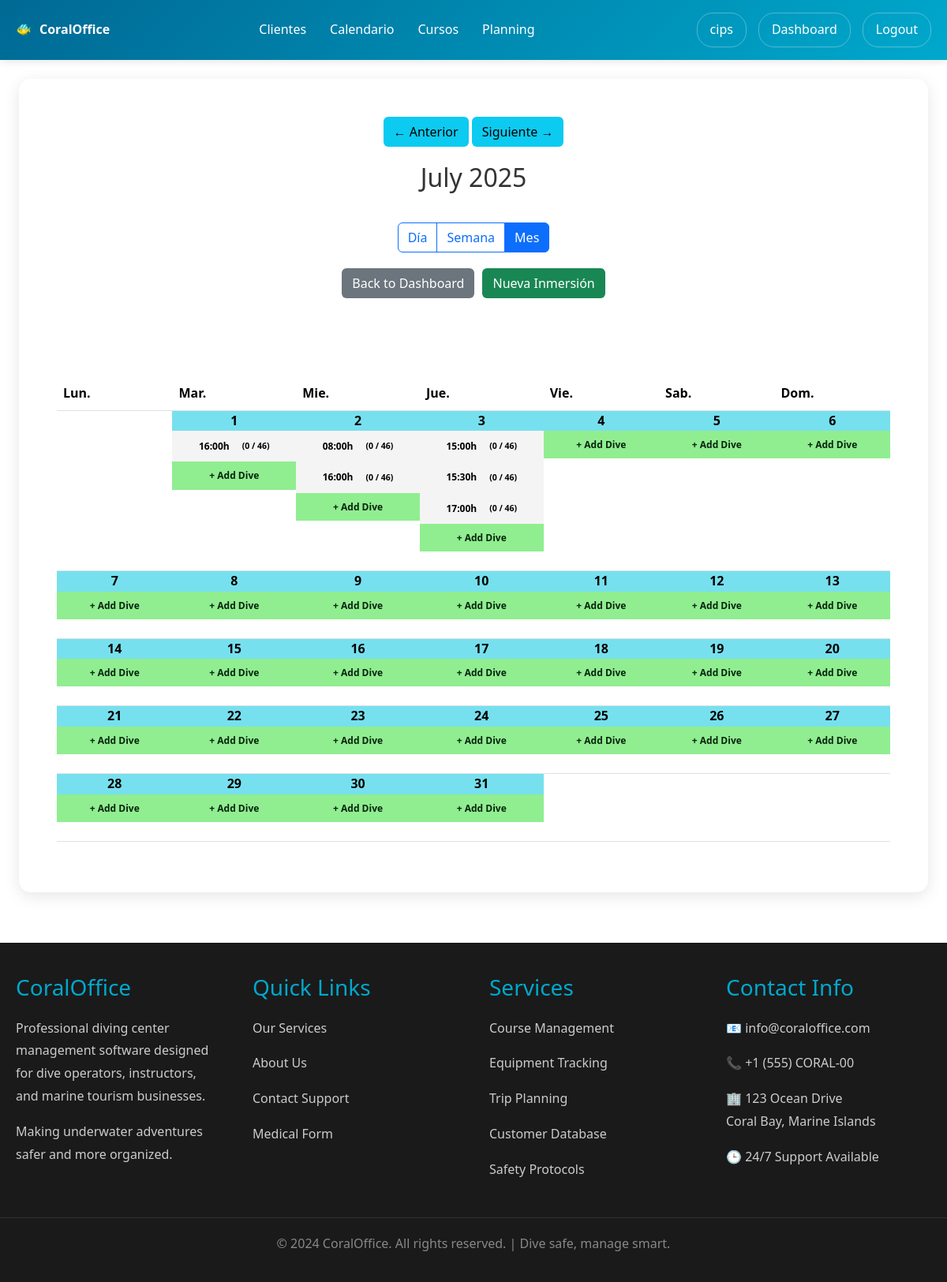
Page /users/calendar-view/ (signed in) on the committed database.
### users/models.py (models this page shows, shortened)
class DiveSchedule(models.Model):
    diving_center = models.ForeignKey(User, on_delete=models.CASCADE, related_name='dive_schedules')
    date = models.DateField()
    time = models.TimeField()
    dive_site = models.ForeignKey(DivingSite, on_delete=models.CASCADE, related_name='scheduled_dives')
    max_participants = models.IntegerField(default=46)
    description = models.TextField(blank=True)
    special_notes = models.TextField(blank=True, help_text="Special requirements or important notes for this dive")
    created_at = models.DateTimeField(auto_now_add=True)
    def get_participant_count(self):
        return self.customer_activities.count()

### users/views.py (the view, shortened to what this page needs)
# urls.py: path('calendar-view/', views.calendar_view, name='calendar_view'),
@login_required
def calendar_view(request):
    if not request.user.userprofile.is_diving_center:
        messages.error(request, 'Access denied.')
        return redirect('users:profile')
    today = datetime.now()
    year = int(request.GET.get('year', today.year))
    month = int(request.GET.get('month', today.month))
    view_type = request.GET.get('view', 'month')  # month, week, day
    if view_type == 'day':
        selected_date = datetime(year, month, int(request.GET.get('day', today.day)))
        dives = DiveSchedule.objects.filter(
            diving_center=request.user,
            date=selected_date.date()
        ).order_by('-time')
        for dive in dives:
            dive.participant_count = dive.get_participant_count()
        context = {
            'view_type': view_type,
            'selected_date': selected_date,
            'dives': dives,
            'year': year,
            'month': month,
            'month_name': calendar.month_name[month],
        }
    else:  # month view (default)
        cal = calendar.monthcalendar(year, month)
        month_name = calendar.month_name[month]
        dives = DiveSchedule.objects.filter(diving_center=request.user,
                                            date__year=year,
                                            date__month=month).order_by('time')
        dives_by_day = {}
        for dive in dives:
            day = dive.date.day
            if day not in dives_by_day:
                dives_by_day[day] = []
            dive.participant_count = dive.get_participant_count()
            dives_by_day[day].append(dive)
        context = {
            'view_type': view_type,
            'calendar': cal,
            'month_name': month_name,
            'year': year,
            'month': month,
            'dives_by_day': dives_by_day,
            'today': today.day if year == today.year and month == today.month else None,
        }
    if month == 1:
        prev_month, prev_year = 12, year - 1
    else:
        prev_month, prev_year = month - 1, year
    if month == 12:
        next_month, next_year = 1, year + 1
    else:
        next_month, next_year = month + 1, year
    if month == 1:
        prev_month, prev_year = 12, year - 1
    else:
        prev_month, prev_year = month - 1, year
    if month == 12:
        next_month, next_year = 1, year + 1
    else:
        next_month, next_year = month + 1, year
    context.update({
        'prev_month': prev_month,
        'prev_year': prev_year,
        'next_month': next_month,
        'next_year': next_year,
    })
    return render(request, 'users/calendar_view.html', context)

### users/models.py (called while the page is built)
    def __str__(self):
        return self.name

### users/templatetags/calendar_extras.py (called while the page is built)
@register.filter
def lookup(dictionary, key):
    return dictionary.get(key, [])

### users/templates/users/calendar_view.html (shortened to what this page needs)
{% extends 'users/base.html' %}
{% load calendar_extras %}
{% block users_content %}
<div class="p-0">
    <div style="display: flex; flex-direction: column; justify-content: space-between; align-items: center; margin-bottom: 30px;">
        <div style="margin-bottom: 20px;">
            <a href="?year={{ prev_year }}&month={{ prev_month }}&view={{ view_type }}" class="btn text-bg-info" tyle="margin-right: 10px;">← Anterior</a>
            <a href="?year={{ next_year }}&month={{ next_month }}&view={{ view_type }}" class="btn text-bg-info" >Siguiente →</a>
        </div>
        <h2>
            {% if view_type == 'day' %}
                {{ selected_date|date:"F d, Y" }}
            {% elif view_type == 'week' %}
                {{ week_start|date:"M d" }} - {{ week_end|date:"M d, Y" }}
            {% else %}
                {{ month_name }} {{ year }}
            {% endif %}
        </h2>
    </div>
    <div style="margin-bottom: 20px; text-align: center;">
        <div class="btn-group" role="group">
            <a href="?year={{ year }}&month={{ month }}&view=day"
               class="btn {% if view_type == 'day' %}btn-primary{% else %}btn-outline-primary{% endif %}">Día</a>
            <a href="?year={{ year }}&month={{ month }}&view=week"
               class="btn {% if view_type == 'week' %}btn-primary{% else %}btn-outline-primary{% endif %}">Semana</a>
            <a href="?year={{ year }}&month={{ month }}&view=month"
               class="btn {% if view_type == 'month' or not view_type %}btn-primary{% else %}btn-outline-primary{% endif %}">Mes</a>
        </div>
    </div>
    <div style="margin-bottom: 100px; display: flex; justify-content:center;">
        <a href="{% url 'users:diving_center_dashboard' %}" class="btn text-bg-secondary" style="margin-right: 10px;">Back to Dashboard</a>
        <a href="{% url 'users:quick_schedule_dive' %}" class="btn text-bg-success" >Nueva Inmersión</a>
    </div>
    {% if view_type == 'day' %}
    <div class="day-view">
        <div class="day-header" style="background: #f8f9fa; padding: 15px; border-radius: 5px; margin-bottom: 20px;">
            <h4>{{ selected_date|date:"l, F d, Y" }}</h4>
            <a href="{% url 'users:quick_schedule_dive' %}?date={{ selected_date|date:'Y-m-d' }}" class="btn btn-primary btn-sm">+ Schedule Dive</a>
        </div>
        {% if dives %}
            {% for dive in dives %}
            <div class="dive-card" style="margin-bottom: 15px; padding: 15px; border: 1px solid #ddd; border-radius: 5px;">
                <div style="display: flex; justify-content: space-between; align-items: center;">
                    <div>
                        <h5><a href="{% url 'users:dive_detail' dive.id %}">{{ dive.dive_site }}</a></h5>
                        <p><strong>Time:</strong> {{ dive.time|time:"g:i A" }}</p>
                        <div>
                            <p><strong>Participants:</strong> {{ dive.participant_count }}/{{ dive.max_participants }}</p>
                        </div>
                    </div>
                    <div>
                        <a href="{% url 'users:dive_detail' dive.id %}" class="btn btn-primary btn-sm">View Details</a>
                    </div>
                </div>
            </div>
            {% endfor %}
        {% else %}
            <div style="text-align: center; padding: 40px; color: #6c757d;">
                <p>No dives scheduled for this day.</p>
                <a href="{% url 'users:quick_schedule_dive' %}?date={{ selected_date|date:'Y-m-d' }}" class="btn btn-primary">Schedule First Dive</a>
            </div>
        {% endif %}
    </div>
    {% else %}
    <table class="table">
        <thead class="thead-dark">
            <tr>
                <th scope="col">Lun.</th>
                <th scope="col">Mar.</th>
                <th scope="col">Mie.</th>
                <th scope="col">Jue.</th>
                <th scope="col">Vie.</th>
                <th scope="col">Sab.</th>
                <th scope="col">Dom.</th>
            </tr>
        </thead>
        <tbody>
            {% for week in calendar %}
            <tr>
                {% for day in week %}
                <td scope="row" class="p-0" {% if day == today %}class="calendar-today"{% endif %} >
                    {% if day != 0 %}
                        <div class="calendar-day">
                            <a href="?year={{ year }}&month={{ month }}&day={{ day }}&view=day">{{ day }}</a>
                        </div>
                        {% if day in dives_by_day %}
                            {% for dive in dives_by_day|lookup:day %}
                            <a href="{% url 'users:dive_detail' dive.id %}" style="text-decoration: none;" >
                                <div class="dive-item text-center d-flex flex-column flex-md-row align-items-md-center justify-content-md-center" title="{{ dive.dive_site }} at {{ dive.time }}">
                                    <p class="mb-0 me-md-3">{{ dive.time|time:"H:i" }}h</p>
                                    <small>({{ dive.get_participant_count }} / 46)</small>
                                </div>
                            </a>
                            {% endfor %}
                        {% endif %}
                        <a href="{% url 'users:quick_schedule_dive' %}?date={{ year }}-{{ month|stringformat:'02d' }}-{{ day|stringformat:'02d' }}" class="add-dive-link text-center mb-4">+ Add Dive</a>
                    {% endif %}
                </td>
                {% endfor %}
            </tr>
            {% endfor %}
        </tbody>
    </table>
    {% endif %}
</div>
{% endblock %}

### home/templates/home/base.html (shortened to what this page needs)
<!DOCTYPE html>
<html lang="en">
<head>
    <link href="https://cdn.jsdelivr.net/npm/bootstrap@5.3.2/dist/css/bootstrap.min.css" rel="stylesheet">
    <link rel="stylesheet" href="https://cdn.jsdelivr.net/npm/bootstrap-icons@1.11.1/font/bootstrap-icons.css">
</head>
<body>
    <header class="header">
        <nav class="nav-container">
            <div class="logo">CoralOffice</div>
            <ul class="nav-menu m-0 ms-0 p-0">
                {% if user.is_authenticated and user.userprofile.is_diving_center %}
                    <li><a href="{% url 'users:customer_list' %}">Clientes</a></li>
                    <li><a href="{% url 'users:calendar_view' %}">Calendario</a></li>
                <li><a href="{% url 'users:courses_list' %}">Cursos</a></li>
<li><a href="{% url 'users:staff_planning' %}">Planning</a></li>
                {% else %}
                    <li><a href="{% url 'home:home' %}">Home</a></li>
                    <li><a href="{% url 'home:services' %}">Services</a></li>
                    <li><a href="{% url 'home:about' %}">About</a></li>
                    <li><a href="{% url 'home:contact' %}">Contact</a></li>
                {% endif %}
            </ul>
            <div class="user-menu ms-3">
                {% if user.is_authenticated %}
                    <a href="{% url 'users:profile' %}">{{ user.username }}</a>
                    {% if user.userprofile.is_diving_center %}
                        <a href="{% url 'users:diving_center_dashboard' %}">Dashboard</a>
                    {% endif %}
                    <a href="{% url 'users:logout' %}">Logout</a>
                {% else %}
                    <a href="{% url 'users:login' %}">Login</a>
                {% endif %}
            </div>
        </nav>
    </header>
    <main class="main-content pt-0">
        {% block content %}
        {% endblock %}
    </main>
    <footer class="footer">
        <div class="footer-content">
            <div class="footer-section">
                <h3>CoralOffice</h3>
                <p>Professional diving center management software designed for dive operators, instructors, and marine tourism businesses.</p>
                <p>Making underwater adventures safer and more organized.</p>
            </div>
            <div class="footer-section">
                <h3>Quick Links</h3>
                <p><a href="{% url 'home:services' %}">Our Services</a></p>
                <p><a href="{% url 'home:about' %}">About Us</a></p>
                <p><a href="{% url 'home:contact' %}">Contact Support</a></p>
                <p><a href="{% url 'users:medical_form' %}">Medical Form</a></p>
            </div>
            <div class="footer-section">
                <h3>Services</h3>
                <p>Course Management</p>
                <p>Equipment Tracking</p>
                <p>Trip Planning</p>
                <p>Customer Database</p>
                <p>Safety Protocols</p>
            </div>
            <div class="footer-section">
                <h3>Contact Info</h3>
                <p>📧 info@coraloffice.com</p>
                <p>📞 +1 (555) CORAL-00</p>
                <p>🏢 123 Ocean Drive<br>Coral Bay, Marine Islands</p>
                <p>🕒 24/7 Support Available</p>
            </div>
        </div>
        <div class="footer-bottom">
            <p>&copy; 2024 CoralOffice. All rights reserved. | Dive safe, manage smart.</p>
        </div>
    </footer>
</body>
</html>

### home/templates/home/base.html (style rules this page uses)
* { margin: 0; padding: 0; box-sizing: border-box; }
body { font-family: 'Segoe UI', Tahoma, Geneva, Verdana, sans-serif; line-height: 1.6; color: #333; }
.header { background: linear-gradient(135deg, #006994, #00a8cc); color: white; padding: 1rem 0; box-shadow: 0 2px 10px rgba(0,0,0,0.1); position: relative; }
.nav-container { max-width: 1200px; margin: 0 auto; display: flex; justify-content: space-between; align-items: center; padding: 0 20px; }
.logo { font-size: 1rem; font-weight: bold; display: flex; align-items: center; z-index: 1001; }
.logo::before { content: '🐠'; margin-right: 10px; }
.nav-menu { display: flex; list-style: none; gap: 30px; }
.nav-menu a { color: white; text-decoration: none; padding: 10px 0px; border-radius: 5px; transition: background 0.3s; }
.user-menu { display: flex; align-items: center; gap: 15px; }
.user-menu a { color: white; text-decoration: none; padding: 8px 16px; border: 1px solid rgba(255,255,255,0.3); border-radius: 20px; transition: all 0.3s; }
.main-content { min-height: calc(100vh - 140px); padding: 40px 0; }
.footer { background: #1a1a1a; color: white; padding: 40px 0 20px; }
.footer-content { max-width: 1200px; margin: 0 auto; padding: 0 20px; display: grid; grid-template-columns: repeat(auto-fit, minmax(250px, 1fr)); gap: 40px; }
.footer-section h3 { color: #00a8cc; margin-bottom: 20px; }
.footer-section p, .footer-section a { color: #ccc; text-decoration: none; line-height: 1.8; }
.footer-bottom { text-align: center; margin-top: 30px; padding-top: 20px; border-top: 1px solid #333; color: #888; }

### users/templates/users/calendar_view.html (style rules this page uses)
.calendar-day { font-weight: bold; background-color: #77e0ee; text-align: center; }
.calendar-day a { text-decoration: none; color: black; font-weight: bold; }
.dive-item { background-color: #f4f4f4; color: black; padding: 10px 6px; font-size: 8px; cursor: pointer; font-weight: bold; }
.add-dive-link { color: #007bff; text-decoration: none; font-size: 8px; width: 100% !important; background: lightgreen; padding: .5rem 1rem; display: flex; color: #09250e; font-weight: bold; justify-content: center; }
.add-dive-link, .dive-item { font-size: 8px }
@media (min-width: 768px) { .add-dive-link { font-size: 12px !important; } }
@media (min-width: 768px) { .dive-item { font-size: 12px !important; } }

### rows in the picture
DiveSchedule: time "16:00", get_participant_count "0"
DiveSchedule: time "08:00", get_participant_count "0"
DiveSchedule: time "16:00", get_participant_count "0"
DiveSchedule: time "15:00", get_participant_count "0"
DiveSchedule: time "15:30", get_participant_count "0"
DiveSchedule: time "17:00", get_participant_count "0"

### other values in the picture
{{ user.username }} "cips"
{{ month_name }} "July"
{{ year }} "2025"
{{ day }} "1" "2" "3" "4" "5" "6" "7" "8" "9" "10" "11" "12" "13" "14" "15" "16" "17" "18" "19" "20" "21" "22" "23" "24" "25" "26" "27" "28" "29" "30" "31"
